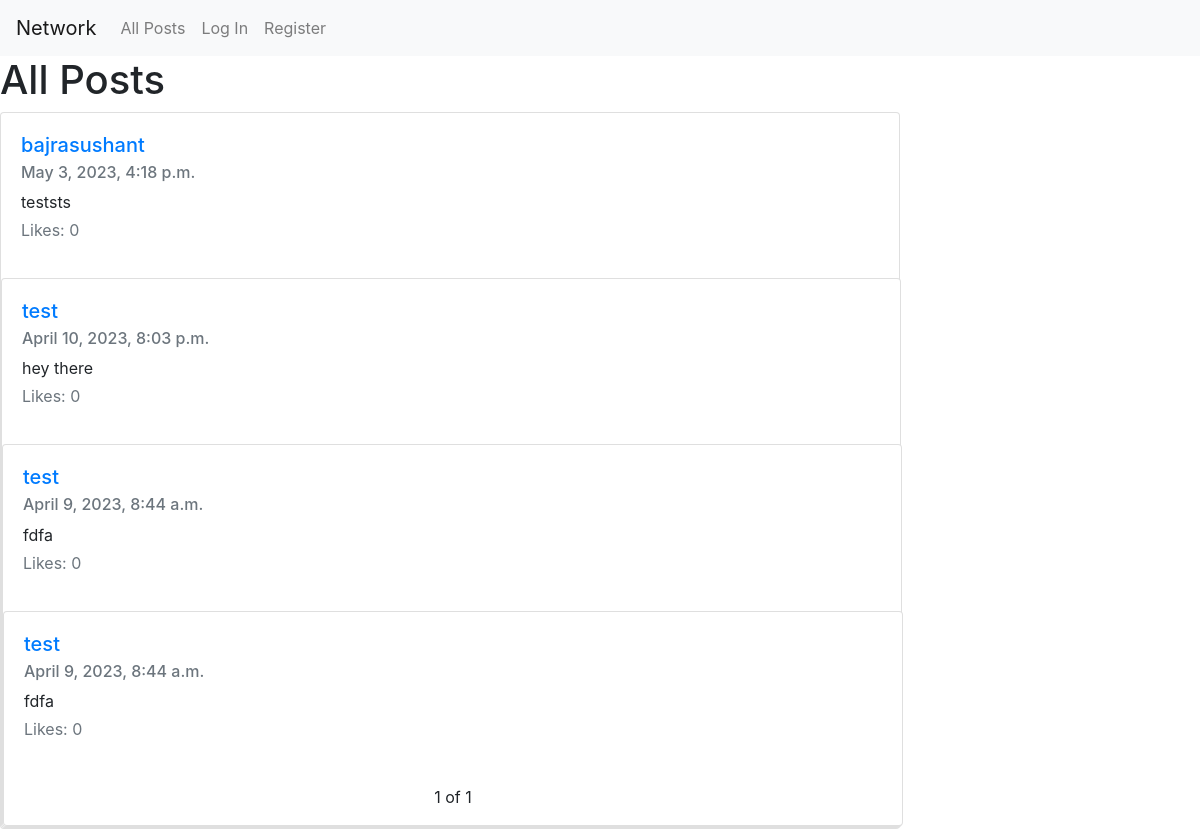
The app's page /, older data.
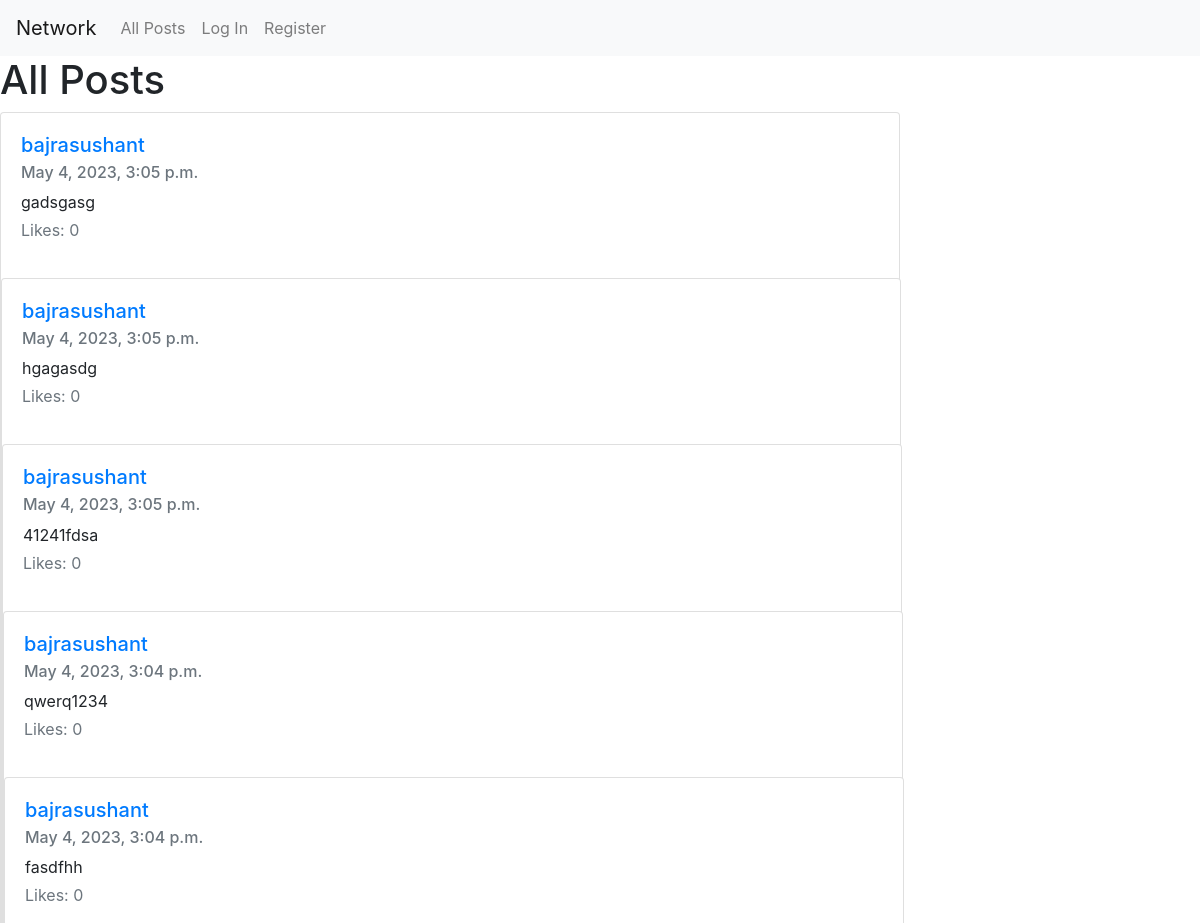
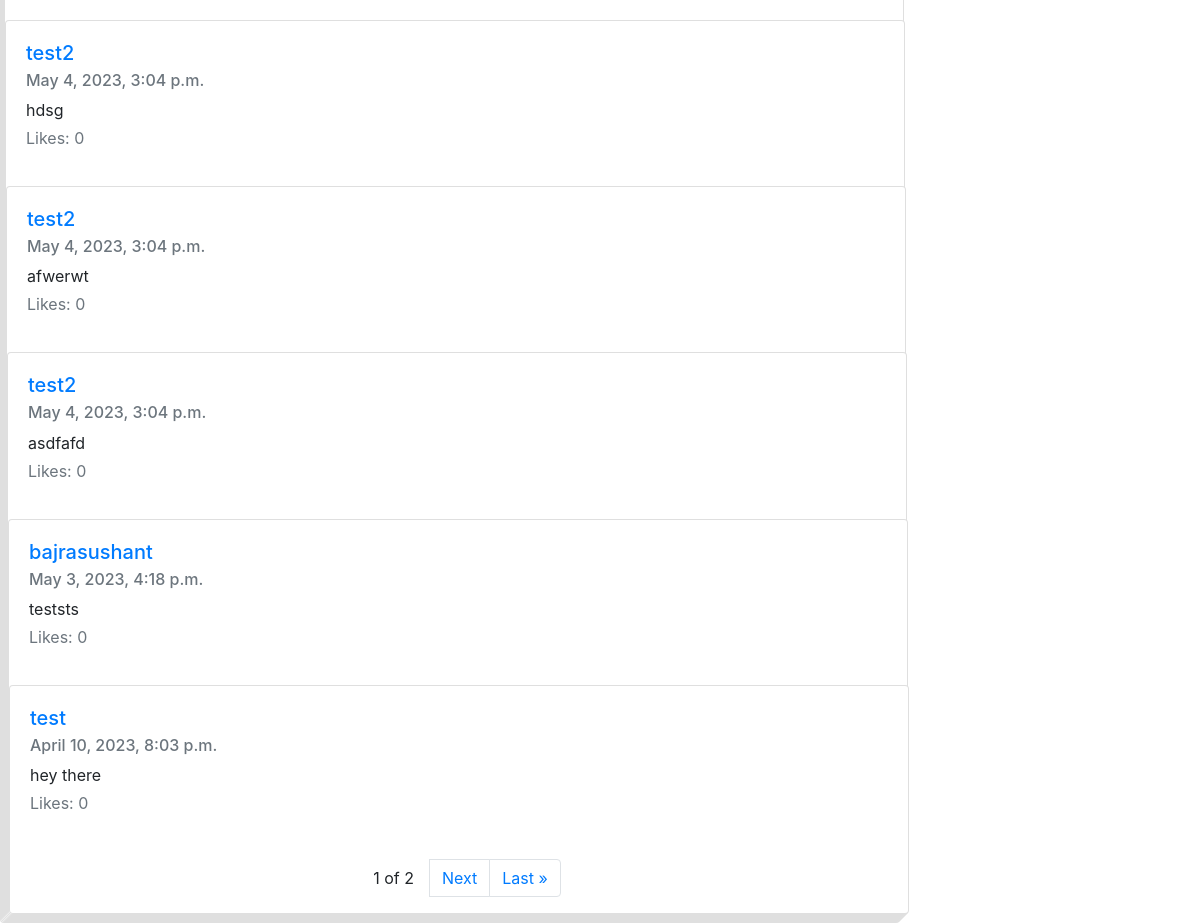
The same page, newer data (2 pictures, top to bottom).
### network/models.py (models this page shows, shortened)
class Post(models.Model):
    description = models.TextField()
    poster = models.ForeignKey(User, on_delete=models.CASCADE)
    posted = models.DateTimeField(auto_now_add=True)
    likes = models.ManyToManyField(User, related_name="liked_posts")
    liked = models.BooleanField(default=False)

class User(AbstractUser):
    following = models.ManyToManyField(
        "self", symmetrical=False, related_name="userFollowing"
    )
    followers = models.ManyToManyField(
        "self", symmetrical=False, related_name="userFollows"
    )

### network/views.py (the view)
# urls.py: path("", views.index, name="index"),
def index(request):
    all_posts = Post.objects.all().order_by("-posted")
    paginator = Paginator(all_posts, 10)
    page_number = request.GET.get('page')
    page_obj = paginator.get_page(page_number)
    return render(
        request, "network/index.html", {"posts": page_obj, "title": "All Posts"}
    )

### network/templates/network/index.html (shortened to what this page needs)
{% extends "network/layout.html" %} {% block body %}
<h1>{{title}}</h1>
{% for post in posts %}
<div class="card" style="width: 75vw" data-cardid="{{post.id}}">
    <div class="card-body" id="card-body-{{post.id}}">
    <h5 class="card-title">
      <a href="{% url 'profile' name=post.poster %}">{{post.poster}}</a>
    </h5>
    <h6 class="card-subtitle mb-2 text-body-secondary text-secondary">
      {{post.posted}}
    </h6>
    <p class="card-text mb-1" id="post-descr/iption-{{ post.id }}">{{ post.description }}</p>
    <p class="text-muted" id="like-{{ post.id }}">Likes: {{ post.likes.count }}</p>
</div>
{% endfor %}
<nav aria-label="Page navigation">
  <ul class="pagination justify-content-center align-items-center mt-2">
    <span class="current mx-3">
            {{ posts.number }} of {{ posts.paginator.num_pages }}
        </span>
    {% if posts.has_next %}
    <li class="page-item"><a href="?page={{ posts.next_page_number }}" class="page-link">Next</a>
        <li class="page-item"><a href="?page={{ posts.paginator.num_pages }}" class="page-link">Last &raquo;</a>
        {% endif %}
  </ul>
</nav>
{% endblock %}

Row changes from the older to the newer data that the page shows:
no longer on this page (row unchanged): Post: poster "test", posted "April 9, 2023, 8:44 a.m.", description "fdfa", likes.count "0"
no longer on this page (row unchanged): Post: poster "test", posted "April 9, 2023, 8:44 a.m.", description "fdfa", likes.count "0"
added Post: poster "bajrasushant", posted "May 4, 2023, 3:05 p.m.", description "gadsgasg", likes.count "0"
added Post: poster "bajrasushant", posted "May 4, 2023, 3:05 p.m.", description "hgagasdg", likes.count "0"
added Post: poster "bajrasushant", posted "May 4, 2023, 3:05 p.m.", description "41241fdsa", likes.count "0"
added Post: poster "bajrasushant", posted "May 4, 2023, 3:04 p.m.", description "qwerq1234", likes.count "0"
added Post: poster "bajrasushant", posted "May 4, 2023, 3:04 p.m.", description "fasdfhh", likes.count "0"
added Post: poster "test2", posted "May 4, 2023, 3:04 p.m.", description "hdsg", likes.count "0"
added Post: poster "test2", posted "May 4, 2023, 3:04 p.m.", description "afwerwt", likes.count "0"
added Post: poster "test2", posted "May 4, 2023, 3:04 p.m.", description "asdfafd", likes.count "0"
Text that changed along with them:
{{ posts.paginator.num_pages }}: "1" → "2"
text now shown: "Next Last »"
